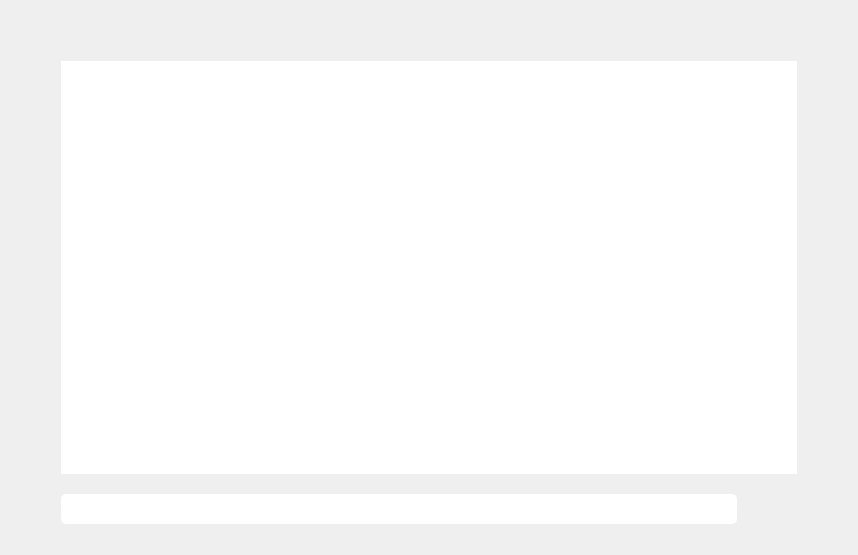
<?xml version="1.0" encoding="UTF-8"?>
<ui version="4.0">
 <class>Chatroom</class>
 <widget class="QWidget" name="Chatroom">
  <property name="geometry">
   <rect>
    <x>0</x>
    <y>0</y>
    <width>858</width>
    <height>555</height>
   </rect>
  </property>
  <property name="windowTitle">
   <string>VKdesktop chat</string>
  </property>
  <property name="windowIcon">
   <iconset>
    <normaloff>../../../Изображения/VK_Compact_Logo (1) (1).png</normaloff>../../../Изображения/VK_Compact_Logo (1) (1).png</iconset>
  </property>
  <layout class="QGridLayout" name="gridLayout">
   <item row="0" column="0">
    <layout class="QVBoxLayout" name="verticalLayout">
     <property name="spacing">
      <number>20</number>
     </property>
     <property name="leftMargin">
      <number>50</number>
     </property>
     <property name="topMargin">
      <number>50</number>
     </property>
     <property name="rightMargin">
      <number>50</number>
     </property>
     <property name="bottomMargin">
      <number>20</number>
     </property>
     <item>
      <widget class="QTextBrowser" name="textBrowser">
       <property name="styleSheet">
        <string notr="true">border-radius: 60px;</string>
       </property>
      </widget>
     </item>
     <item>
      <layout class="QHBoxLayout" name="horizontalLayout">
       <item>
        <widget class="QLineEdit" name="lineEdit">
         <property name="minimumSize">
          <size>
           <width>0</width>
           <height>30</height>
          </size>
         </property>
         <property name="styleSheet">
          <string notr="true">border-radius: 5px;</string>
         </property>
        </widget>
       </item>
       <item>
        <widget class="QPushButton" name="pushButton">
         <property name="text">
          <string/>
         </property>
         <property name="icon">
          <iconset>
           <normaloff>release/sendMSG.png</normaloff>release/sendMSG.png</iconset>
         </property>
         <property name="iconSize">
          <size>
           <width>30</width>
           <height>30</height>
          </size>
         </property>
         <property name="flat">
          <bool>true</bool>
         </property>
        </widget>
       </item>
      </layout>
     </item>
    </layout>
   </item>
  </layout>
 </widget>
 <resources/>
 <connections/>
</ui>
